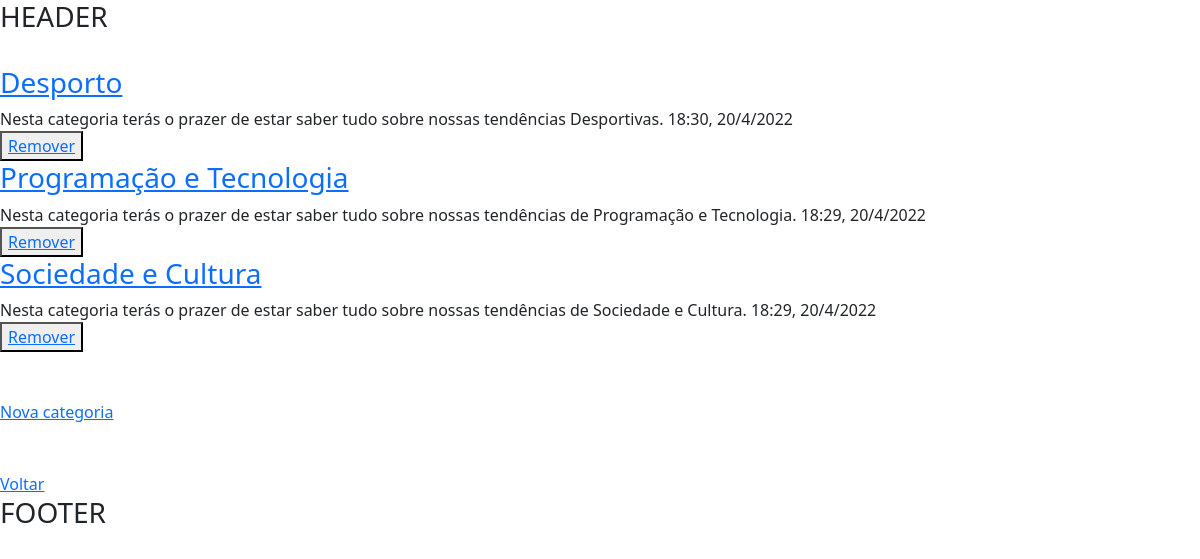
Page /category/ (signed in) on the committed database.
### app/models.py (models this page shows, shortened)
class Category(models.Model):
    name = models.CharField(max_length=255, unique=True)
    description = models.TextField()
    created_at = models.DateTimeField(auto_now_add=True)
    class Meta:
        ordering = ['name']

### app/views.py (the view)
# urls.py: path('category/', views.category, name='category'),
def category(request):
    if not request.user.is_superuser:
        return HttpResponseRedirect(reverse('app:index'))
    categories = Category.objects.all()
    return render(request, 'manager/category.html', {
        "categories": categories
    })

### app/templates/manager/category.html (shortened to what this page needs)
{% extends "layout.html" %}
{% block content %}
    <br>
    {% if user.is_staff %}
        {% if categories %}
            {% for category in categories %}
                <h3><a href="{% url 'app:edit_category' category.id %}"> {{category.name}}</a></h3>
                <span>{{category.description}}</span>
                <span>{{category.created_at.hour}}:{{category.created_at.minute}}, {{category.created_at.day}}/{{category.created_at.month}}/{{category.created_at.year}}</span>
                <br>
                <button class="btn_delete"><a href="{% url 'app:delete_category' category.id %} ">Remover</a></button>
                <br>
            {% endfor %}
        {% else %}
            <h3>Nenhuma categoria criada!</h3>
        {% endif %}
    {% endif %}
    <br><br>
    <div class="">
        <a href="{% url 'app:new_category' %} ">Nova categoria</a>
    </div>
    <br><br>
    <div class="previous">
        <a href="{% url 'app:index' %} ">Voltar</a>
    </div>
{% endblock %}

### rows in the picture
Category: name "Desporto", description "Nesta categoria terás o prazer de estar saber tudo sobre nossas tendências Desportivas.", created_at.hour "18", created_at.minute "30", created_at.day "20", created_at.month "4", created_at.year "2022"
Category: name "Programação e Tecnologia", description "Nesta categoria terás o prazer de estar saber tudo sobre nossas tendências de Programação e Tecnologia.", created_at.hour "18", created_at.minute "29", created_at.day "20", created_at.month "4", created_at.year "2022"
Category: name "Sociedade e Cultura", description "Nesta categoria terás o prazer de estar saber tudo sobre nossas tendências de Sociedade e Cultura.", created_at.hour "18", created_at.minute "29", created_at.day "20", created_at.month "4", created_at.year "2022"
